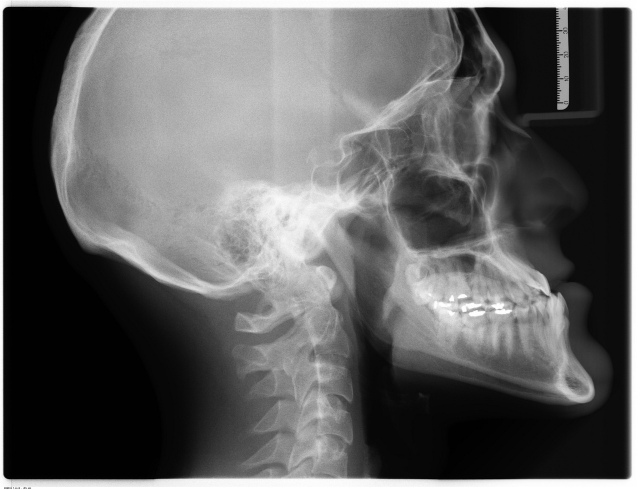
#> input picture xray_sample.jpg, 1280 x 979 px (shown at 1/2 size)
$ jupyter execute medical_image_analysis.ipynb
#> lines starting #> are read from the running program, lines starting #| are printed output that depends on the picture
[cell 1]
import cv2
import numpy as np
import matplotlib.pyplot as plt

[cell 2]
image = cv2.imread('xray_sample.jpg', cv2.IMREAD_GRAYSCALE)
#> image is the input picture: shape (979, 1280); min 0, max 255, mean 96.1

plt.imshow(image, cmap='gray')
plt.title('Original Medical Image')
plt.axis('off')
plt.show()

[cell 3]
print("Image shape (Height x Width):", image.shape)
#| Image shape (Height x Width): (979, 1280)
print("Minimum pixel value:", image.min())
#| Minimum pixel value: 0
print("Maximum pixel value:", image.max())
#| Maximum pixel value: 255
print("Mean pixel value:", round(image.mean(), 2))
#| Mean pixel value: 96.09

[cell 4]
plt.hist(image.ravel(), bins=256)
plt.title("Pixel Intensity Distribution")
plt.xlabel("Pixel Value")
plt.ylabel("Frequency")
plt.show()
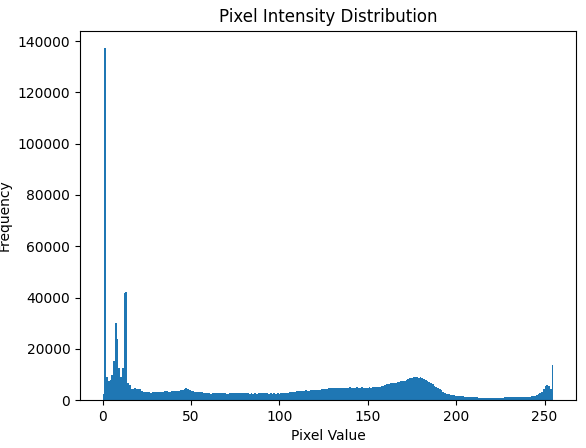
#> figure drawn by matplotlib, 1 panel; tallest bar 137215 high, from x = 0.996 to 1.99

[cell 5]
# Resize to 512x512
image_resized = cv2.resize(image, (512, 512))
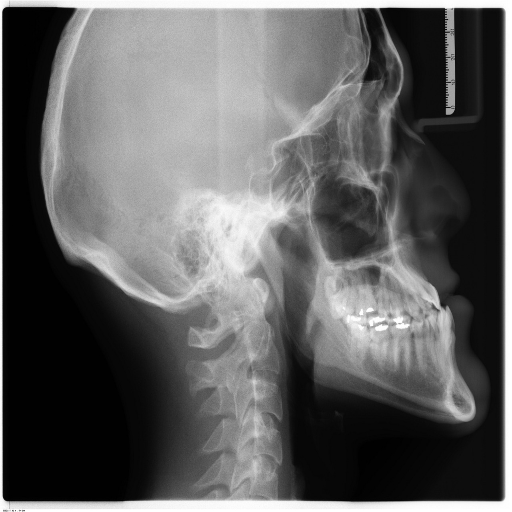
#> image_resized: shape (512, 512); min 0, max 255, mean 96
print("Resized shape:", image_resized.shape)
#| Resized shape: (512, 512)

[cell 6]
# Remove small noise / smooth image
image_clean = cv2.GaussianBlur(image_resized, (3,3), 0)

[cell 7]
plt.figure(figsize=(10,4))

plt.subplot(1,2,1)
plt.imshow(image_resized, cmap='gray')
plt.title('Original Resized')
plt.axis('off')

plt.subplot(1,2,2)
plt.imshow(image_clean, cmap='gray')
plt.title('Cleaned Image')
plt.axis('off')
plt.show()
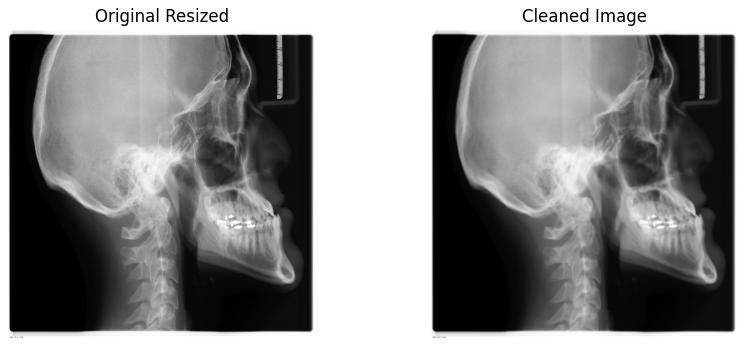
#> figure drawn by matplotlib, 2 panels

[cell 8]
print("Min pixel value:", image_clean.min())
#| Min pixel value: 0
print("Max pixel value:", image_clean.max())
#| Max pixel value: 255
print("Mean pixel value:", round(image_clean.mean(), 2))
#| Mean pixel value: 96.01

# Histogram
plt.hist(image_clean.ravel(), bins=256)
plt.title("Pixel Intensity Distribution")
plt.xlabel("Pixel Value")
plt.ylabel("Frequency")
plt.show()
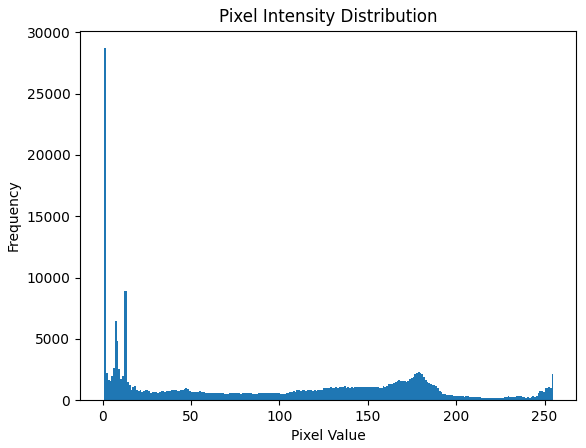
#> figure drawn by matplotlib, 1 panel; tallest bar 28703 high, from x = 0.996 to 1.99

[cell 9]
image_enhanced = cv2.equalizeHist(image_clean)
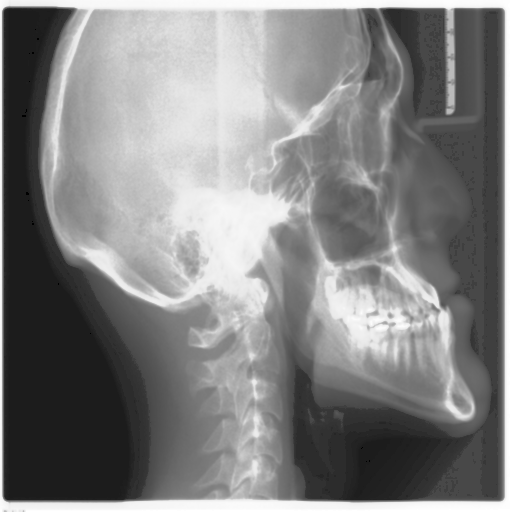
#> image_enhanced: shape (512, 512); min 0, max 255, mean 129.9

plt.figure(figsize=(10,4))

plt.subplot(1,2,1)
plt.imshow(image_clean, cmap='gray')
plt.title('Before Enhancement')
plt.axis('off')

plt.subplot(1,2,2)
plt.imshow(image_enhanced, cmap='gray')
plt.title('After Enhancement')
plt.axis('off')
plt.show()
